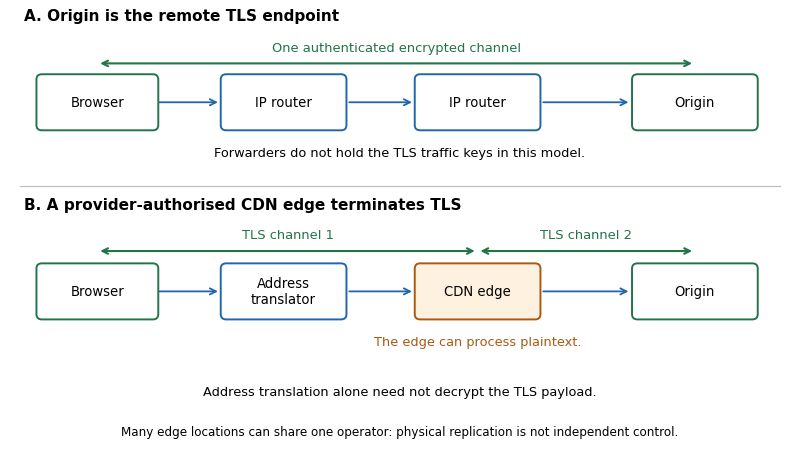

Write the Python code that produced this figure.
"""Original schematic; Python 3.14.4 / Matplotlib 3.10.7. Output PNG to CWD.
The diagrams show chosen trust endpoints, not a measured network topology.
"""
from pathlib import Path
import matplotlib
matplotlib.use("Agg")
import matplotlib.pyplot as plt
from matplotlib.patches import FancyBboxPatch,FancyArrowPatch

plt.rcParams.update({"font.family":"DejaVu Sans","font.size":10})
fig,ax=plt.subplots(figsize=(8,4.6),dpi=100,facecolor="white")
ax.set_xlim(0,10);ax.set_ylim(0,6);ax.axis("off")
blue="#2166ac";green="#22744a";orange="#a85a12"
def box(x,y,w,label,edge,fill="#ffffff"):
 p=FancyBboxPatch((x-w/2,y-.34),w,.68,boxstyle="round,pad=.035,rounding_size=.07",ec=edge,fc=fill,lw=1.4,zorder=3)
 ax.add_patch(p);ax.text(x,y,label,ha="center",va="center",fontsize=9.5,zorder=4)
def wire(x1,x2,y):
 ax.add_patch(FancyArrowPatch((x1,y),(x2,y),arrowstyle="->",mutation_scale=11,lw=1.3,color=blue,zorder=1))
def channel(x1,x2,y,label,color=green):
 ax.annotate("",(x2,y),(x1,y),arrowprops={"arrowstyle":"<->","lw":1.5,"color":color})
 ax.text((x1+x2)/2,y+.13,label,color=color,ha="center",va="bottom",fontsize=9.4)
ax.text(.15,5.78,"A. Origin is the remote TLS endpoint",fontweight="bold",fontsize=11)
y=4.68
for x,w,t,e in [(1.1,1.5,"Browser",green),(3.5,1.55,"IP router",blue),(6.0,1.55,"IP router",blue),(8.8,1.55,"Origin",green)]:box(x,y,w,t,e)
for a,b in [(1.85,2.69),(4.31,5.19),(6.81,7.98)]:wire(a,b,y)
channel(1.1,8.8,5.2,"One authenticated encrypted channel")
ax.text(5,3.96,"Forwarders do not hold the TLS traffic keys in this model.",ha="center",fontsize=9.3)
ax.plot([.1,9.9],[3.56,3.56],color="#bbbbbb",lw=.8)
ax.text(.15,3.25,"B. A provider-authorised CDN edge terminates TLS",fontweight="bold",fontsize=11)
y=2.15
for x,w,t,e,f in [(1.1,1.5,"Browser",green,"white"),(3.5,1.55,"Address\ntranslator",blue,"white"),(6.,1.55,"CDN edge",orange,"#fff1df"),(8.8,1.55,"Origin",green,"white")]:box(x,y,w,t,e,f)
for a,b in [(1.85,2.69),(4.31,5.19),(6.81,7.98)]:wire(a,b,y)
channel(1.1,6,2.69,"TLS channel 1");channel(6,8.8,2.69,"TLS channel 2")
ax.text(6,1.43,"The edge can process plaintext.",ha="center",color=orange,fontsize=9.3)
ax.text(5,.76,"Address translation alone need not decrypt the TLS payload.",ha="center",fontsize=9.3)
ax.text(5,.23,"Many edge locations can share one operator: physical replication is not independent control.",ha="center",fontsize=8.6)
fig.subplots_adjust(left=.015,right=.985,top=.99,bottom=.015)
fig.savefig(Path.cwd()/"2020-trust-boundaries.png",dpi=100,facecolor="white",transparent=False,metadata={"Software":"codex-wiki Matplotlib"})
plt.close(fig)
